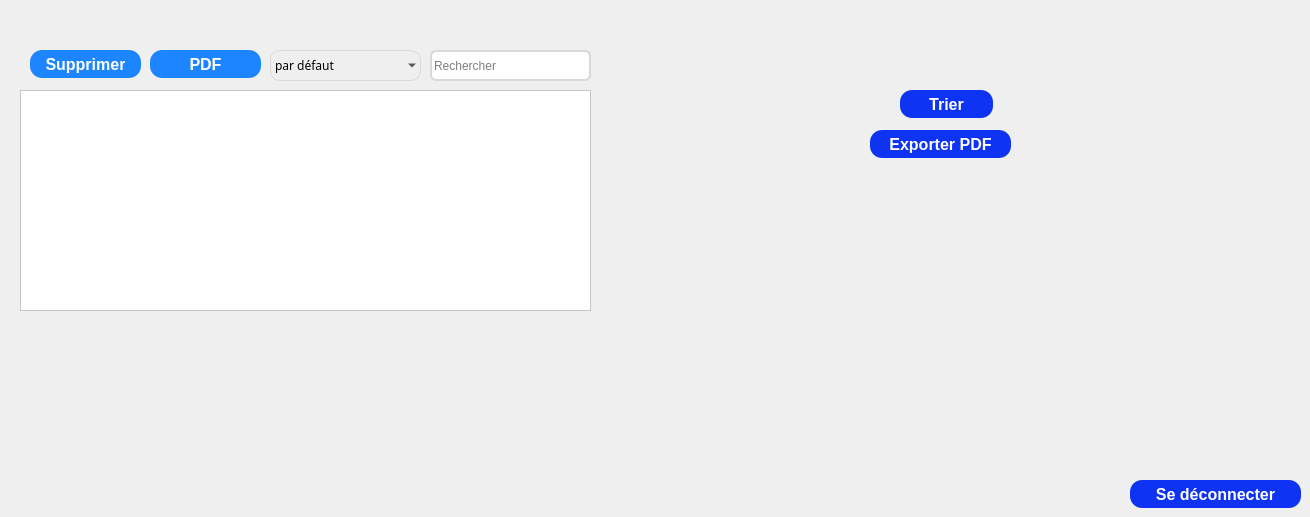
      <widget class="QWidget" name="tab_23">
       <property name="styleSheet">
        <string notr="true">background: url(:/img/img/test.jpg);</string>
       </property>
       <attribute name="title">
        <string>Afficher</string>
       </attribute>
       <widget class="QTableView" name="tab_normes_5">
        <property name="geometry">
         <rect>
          <x>20</x>
          <y>90</y>
          <width>571</width>
          <height>221</height>
         </rect>
        </property>
        <property name="styleSheet">
         <string notr="true">background-color: white;</string>
        </property>
       </widget>
       <widget class="QPushButton" name="pushButton_48">
        <property name="geometry">
         <rect>
          <x>870</x>
          <y>130</y>
          <width>141</width>
          <height>28</height>
         </rect>
        </property>
        <property name="styleSheet">
         <string notr="true">QPushButton{
	padding: 0px 16px;


width: 86px;
height: 48px;
left: 1996px;
top: 64px;

/* Blue/50 */
background: #0E33F2;
border-radius: 12px;


/* Button */

width: 54px;
height: 24px;

font-family: 'Inter';
font-style: normal;
font-weight: 800;
font-size: 16px;
line-height: 24px;
/* identical to box height, or 150% */

/* Base/100 */
color: #FFFFFF;
}

QPushButton:hover{
	padding: 0px 16px;


width: 86px;
height: 48px;
left: 1996px;
top: 64px;

/* Blue/50 */
background: #0B28C2;
border-radius: 12px;


/* Button */

width: 54px;
height: 24px;

font-family: 'Inter';
font-style: normal;
font-weight: 800;
font-size: 16px;
line-height: 24px;
/* identical to box height, or 150% */

/* Base/100 */
color: #FFFFFF;
}


QPushButton:pressed{
	padding: 0px 16px;


width: 86px;
height: 48px;
left: 1996px;
top: 64px;

/* Blue/50 */
background: #081E91;
border-radius: 12px;


/* Button */

width: 54px;
height: 24px;

font-family: 'Inter';
font-style: normal;
font-weight: 800;
font-size: 16px;
line-height: 24px;
/* identical to box height, or 150% */

/* Base/100 */
color: #FFFFFF;
}</string>
        </property>
        <property name="text">
         <string>Exporter PDF</string>
        </property>
       </widget>
       <widget class="QPushButton" name="pushButton_49">
        <property name="geometry">
         <rect>
          <x>900</x>
          <y>90</y>
          <width>93</width>
          <height>28</height>
         </rect>
        </property>
        <property name="minimumSize">
         <size>
          <width>93</width>
          <height>28</height>
         </size>
        </property>
        <property name="styleSheet">
         <string notr="true">QPushButton{
	padding: 0px 16px;


width: 86px;
height: 48px;
left: 1996px;
top: 64px;

/* Blue/50 */
background: #0E33F2;
border-radius: 12px;


/* Button */

width: 54px;
height: 24px;

font-family: 'Inter';
font-style: normal;
font-weight: 800;
font-size: 16px;
line-height: 24px;
/* identical to box height, or 150% */

/* Base/100 */
color: #FFFFFF;
}

QPushButton:hover{
	padding: 0px 16px;


width: 86px;
height: 48px;
left: 1996px;
top: 64px;

/* Blue/50 */
background: #0B28C2;
border-radius: 12px;


/* Button */

width: 54px;
height: 24px;

font-family: 'Inter';
font-style: normal;
font-weight: 800;
font-size: 16px;
line-height: 24px;
/* identical to box height, or 150% */

/* Base/100 */
color: #FFFFFF;
}


QPushButton:pressed{
	padding: 0px 16px;


width: 86px;
height: 48px;
left: 1996px;
top: 64px;

/* Blue/50 */
background: #081E91;
border-radius: 12px;


/* Button */

width: 54px;
height: 24px;

font-family: 'Inter';
font-style: normal;
font-weight: 800;
font-size: 16px;
line-height: 24px;
/* identical to box height, or 150% */

/* Base/100 */
color: #FFFFFF;
}</string>
        </property>
        <property name="text">
         <string>Trier</string>
        </property>
       </widget>
       <widget class="QPushButton" name="logoutButton_5">
        <property name="geometry">
         <rect>
          <x>1130</x>
          <y>480</y>
          <width>171</width>
          <height>28</height>
         </rect>
        </property>
        <property name="styleSheet">
         <string notr="true">QPushButton{
	padding: 0px 16px;


width: 86px;
height: 48px;
left: 1996px;
top: 64px;

/* Blue/50 */
background: #0E33F2;
border-radius: 12px;


/* Button */

width: 54px;
height: 24px;

font-family: 'Inter';
font-style: normal;
font-weight: 800;
font-size: 16px;
line-height: 24px;
/* identical to box height, or 150% */

/* Base/100 */
color: #FFFFFF;
}

QPushButton:hover{
	padding: 0px 16px;


width: 86px;
height: 48px;
left: 1996px;
top: 64px;

/* Blue/50 */
background: #0B28C2;
border-radius: 12px;


/* Button */

width: 54px;
height: 24px;

font-family: 'Inter';
font-style: normal;
font-weight: 800;
font-size: 16px;
line-height: 24px;
/* identical to box height, or 150% */

/* Base/100 */
color: #FFFFFF;
}


QPushButton:pressed{
	padding: 0px 16px;


width: 86px;
height: 48px;
left: 1996px;
top: 64px;

/* Blue/50 */
background: #081E91;
border-radius: 12px;


/* Button */

width: 54px;
height: 24px;

font-family: 'Inter';
font-style: normal;
font-weight: 800;
font-size: 16px;
line-height: 24px;
/* identical to box height, or 150% */

/* Base/100 */
color: #FFFFFF;
}</string>
        </property>
        <property name="text">
         <string>Se déconnecter</string>
        </property>
       </widget>
       <widget class="QPushButton" name="pushButton_50">
        <property name="geometry">
         <rect>
          <x>30</x>
          <y>50</y>
          <width>111</width>
          <height>28</height>
         </rect>
        </property>
        <property name="sizePolicy">
         <sizepolicy hsizetype="Preferred" vsizetype="Preferred">
          <horstretch>0</horstretch>
          <verstretch>0</verstretch>
         </sizepolicy>
        </property>
        <property name="minimumSize">
         <size>
          <width>93</width>
          <height>28</height>
         </size>
        </property>
        <property name="styleSheet">
         <string notr="true">QPushButton{
	padding: 0px 16px;


width: 86px;
height: 48px;
left: 1996px;
top: 64px;

/* Blue/50 */
background: rgb(28,133,255);
border-radius: 12px;


/* Button */

width: 54px;
height: 24px;

font-family: 'Inter';
font-style: normal;
font-weight: 800;
font-size: 16px;
line-height: 24px;
/* identical to box height, or 150% */

/* Base/100 */
color: white;
font: 87 8.5pt &quot;Segoe UI Black&quot;;
}

QPushButton:hover{
	padding: 0px 16px;


width: 86px;
height: 48px;
left: 1996px;
top: 64px;

/* Blue/50 */
background: #0B28C2;
border-radius: 12px;


/* Button */

width: 54px;
height: 24px;

font-family: 'Inter';
font-style: normal;
font-weight: 800;
font-size: 16px;
line-height: 24px;
/* identical to box height, or 150% */

/* Base/100 */
color: white;
}


QPushButton:pressed{
	padding: 0px 16px;


width: 86px;
height: 48px;
left: 1996px;
top: 64px;

/* Blue/50 */
background: #081E91;
border-radius: 12px;


/* Button */

width: 54px;
height: 24px;

font-family: 'Inter';
font-style: normal;
font-weight: 800;
font-size: 16px;
line-height: 24px;
/* identical to box height, or 150% */

/* Base/100 */
color: white;
}

</string>
        </property>
        <property name="text">
         <string>Supprimer</string>
        </property>
       </widget>
       <widget class="QPushButton" name="pdfBtn_2">
        <property name="geometry">
         <rect>
          <x>150</x>
          <y>50</y>
          <width>111</width>
          <height>28</height>
         </rect>
        </property>
        <property name="sizePolicy">
         <sizepolicy hsizetype="Preferred" vsizetype="Preferred">
          <horstretch>0</horstretch>
          <verstretch>0</verstretch>
         </sizepolicy>
        </property>
        <property name="minimumSize">
         <size>
          <width>93</width>
          <height>28</height>
         </size>
        </property>
        <property name="styleSheet">
         <string notr="true">QPushButton{
	padding: 0px 16px;


width: 86px;
height: 48px;
left: 1996px;
top: 64px;

/* Blue/50 */
background: rgb(28,133,255);
border-radius: 12px;


/* Button */

width: 54px;
height: 24px;

font-family: 'Inter';
font-style: normal;
font-weight: 800;
font-size: 16px;
line-height: 24px;
/* identical to box height, or 150% */

/* Base/100 */
color: white;
font: 87 8.5pt &quot;Segoe UI Black&quot;;
}

QPushButton:hover{
	padding: 0px 16px;


width: 86px;
height: 48px;
left: 1996px;
top: 64px;

/* Blue/50 */
background: #0B28C2;
border-radius: 12px;


/* Button */

width: 54px;
height: 24px;

font-family: 'Inter';
font-style: normal;
font-weight: 800;
font-size: 16px;
line-height: 24px;
/* identical to box height, or 150% */

/* Base/100 */
color: white;
}


QPushButton:pressed{
	padding: 0px 16px;


width: 86px;
height: 48px;
left: 1996px;
top: 64px;

/* Blue/50 */
background: #081E91;
border-radius: 12px;


/* Button */

width: 54px;
height: 24px;

font-family: 'Inter';
font-style: normal;
font-weight: 800;
font-size: 16px;
line-height: 24px;
/* identical to box height, or 150% */

/* Base/100 */
color: white;
}

</string>
        </property>
        <property name="text">
         <string>PDF</string>
        </property>
       </widget>
       <widget class="QComboBox" name="triCB_2">
        <property name="geometry">
         <rect>
          <x>270</x>
          <y>50</y>
          <width>151</width>
          <height>31</height>
         </rect>
        </property>
        <property name="styleSheet">
         <string notr="true">QComboBox{
font-family:century gothic;
background: transparent;
border:none;
color:#000000;
border-radius: 10px;
border: 1px solid #D9D9D9;
}</string>
        </property>
        <item>
         <property name="text">
          <string>par défaut</string>
         </property>
        </item>
        <item>
         <property name="text">
          <string>nom</string>
         </property>
        </item>
        <item>
         <property name="text">
          <string>prenom</string>
         </property>
        </item>
       </widget>
       <widget class="QLineEdit" name="rechercheInput_2">
        <property name="geometry">
         <rect>
          <x>430</x>
          <y>50</y>
          <width>161</width>
          <height>31</height>
         </rect>
        </property>
        <property name="styleSheet">
         <string notr="true">



position: absolute;
width: 428px;
height: 50px;
left: 1122px;
top: 327px;
background-color: #ffffff;

border: 2px solid #D9D9D9;
border-radius: 6px;
</string>
        </property>
        <property name="placeholderText">
         <string>Rechercher</string>
        </property>
       </widget>
       <widget class="QLabel" name="qrCodeLabel_3">
        <property name="geometry">
         <rect>
          <x>50</x>
          <y>320</y>
          <width>111</width>
          <height>91</height>
         </rect>
        </property>
        <property name="text">
         <string/>
        </property>
       </widget>
      </widget>
